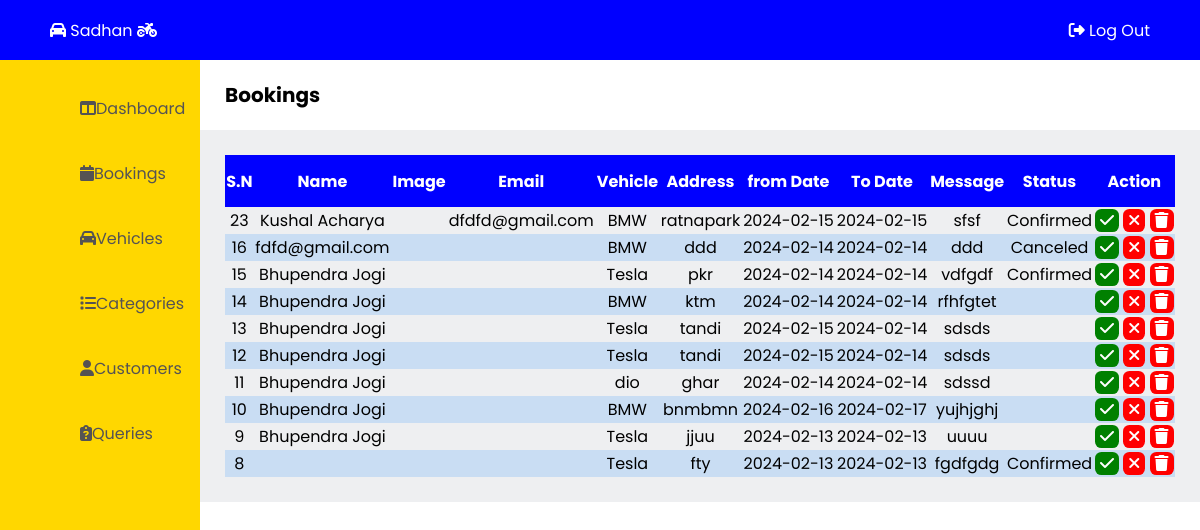
Page /admin/bookings.php on the earlier database version.
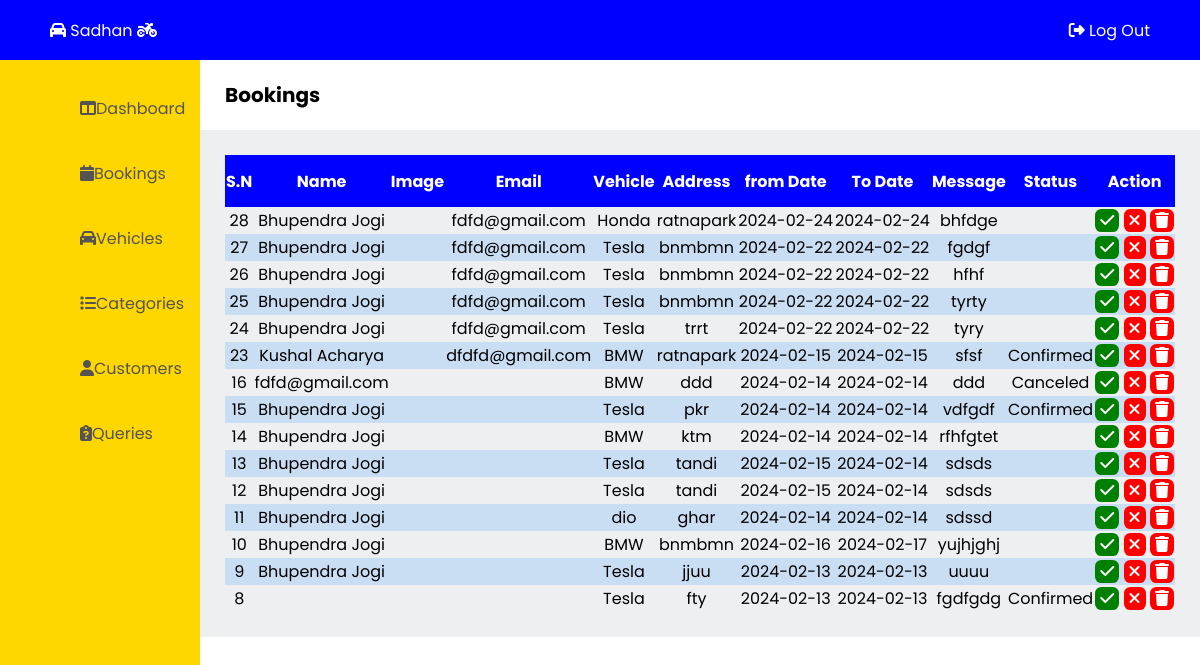
Same page on the later database version.
### tables this page shows
CREATE TABLE `bookings` (
  `b_id` int(11) NOT NULL,
  `v_id` int(100) NOT NULL,
  `b_name` varchar(50) NOT NULL,
  `bv_image` varchar(100) NOT NULL,
  `b_email` varchar(100) NOT NULL,
  `b_vehicle` varchar(50) NOT NULL,
  `b_address` varchar(50) NOT NULL,
  `b_fromdate` date NOT NULL,
  `b_todate` date NOT NULL,
  `b_message` varchar(500) NOT NULL,
  `b_status` varchar(10) NOT NULL
);

### admin/bookings.php (the view, shortened to what this page needs)
<!DOCTYPE html>
<html lang="en">
<head>
  <link rel="stylesheet" href="admin-css\admin-style.css"/>
</head>
<body>
  <?php
    include "admin-container\admin-header.php";
  ?>
  <?php
    include "admin-container\admin-leftbar.php";
  ?>
  <main class="main">
    <section class="title">
      <p>Bookings</p>
    </section>
    <div class="booking-table">
      <table>
        <tr>
          <th>S.N</th>
          <th>Name</th>
          <th>Image</th>
          <th>Email</th>
          <th>Vehicle</th>
          <th>Address</th>
          <th>from Date</th>
          <th>To Date</th>
          <th>Message</th>
          <th>Status</th>
          <th>Action</th>
        </tr>
<?php
    $qry = "SELECT * FROM bookings ORDER BY b_id DESC";
    include 'admin-container/db_connection.php';
    $result = mysqli_query($con, $qry);
?>
        <?php while($row = mysqli_fetch_assoc($result)) { ?>
          <tr>
            <td><?php echo $row['b_id'];?></td>
            <td><?php echo $row['b_name'];?></td>
            <td><img src="../images/<?php echo $row['bv_image'];?>" alt="" style="width:100px"></td>
            <td><?php echo $row['b_email'];?></td>
            <td><?php echo $row['b_vehicle'];?></td>
            <td><?php echo $row['b_address'];?></td>
            <td><?php echo $row['b_fromdate'];?></td>
            <td><?php echo $row['b_todate'];?></td>
            <td><?php echo $row['b_message'];?></td>
            <td><?php echo $row['b_status'];?></td>
            <td>
              <a href="bookings.php?confirm_id=<?php echo $row['b_id'];?>" class="confirm" onclick="return confirm('Are you sure to confirm this booking?')"><i class="fa-solid fa-check"></i></a>
              <a href="bookings.php?cancel_id=<?php echo $row['b_id'];?>" class="cancel" onclick="return confirm('Are you sure to cancel this booking?')"><i class="fa-solid fa-xmark"></i></a>
              <a href="bookings.php?delete_id=<?php echo $row['b_id'];?>" name="delete" class="delete" onclick="return confirm('Are you sure to delete?')"><i class="fa-solid fa-trash"></i></a>
            </td>
          </tr>
        <?php } ?>
      </table>
    </div>
  </main>
</body>
</html>

Differences in the rows shown:
added bookings: b_id "28", b_name "Bhupendra Jogi", b_email "fdfd@gmail.com", b_vehicle "Honda", b_address "ratnapark", b_fromdate "2024-02-24", b_todate "2024-02-24", b_message "bhfdge"
added bookings: b_id "27", b_name "Bhupendra Jogi", b_email "fdfd@gmail.com", b_vehicle "Tesla", b_address "bnmbmn", b_fromdate "2024-02-22", b_todate "2024-02-22", b_message "fgdgf"
added bookings: b_id "26", b_name "Bhupendra Jogi", b_email "fdfd@gmail.com", b_vehicle "Tesla", b_address "bnmbmn", b_fromdate "2024-02-22", b_todate "2024-02-22", b_message "hfhf"
added bookings: b_id "25", b_name "Bhupendra Jogi", b_email "fdfd@gmail.com", b_vehicle "Tesla", b_address "bnmbmn", b_fromdate "2024-02-22", b_todate "2024-02-22", b_message "tyrty"
added bookings: b_id "24", b_name "Bhupendra Jogi", b_email "fdfd@gmail.com", b_vehicle "Tesla", b_address "trrt", b_fromdate "2024-02-22", b_todate "2024-02-22", b_message "tyry"
